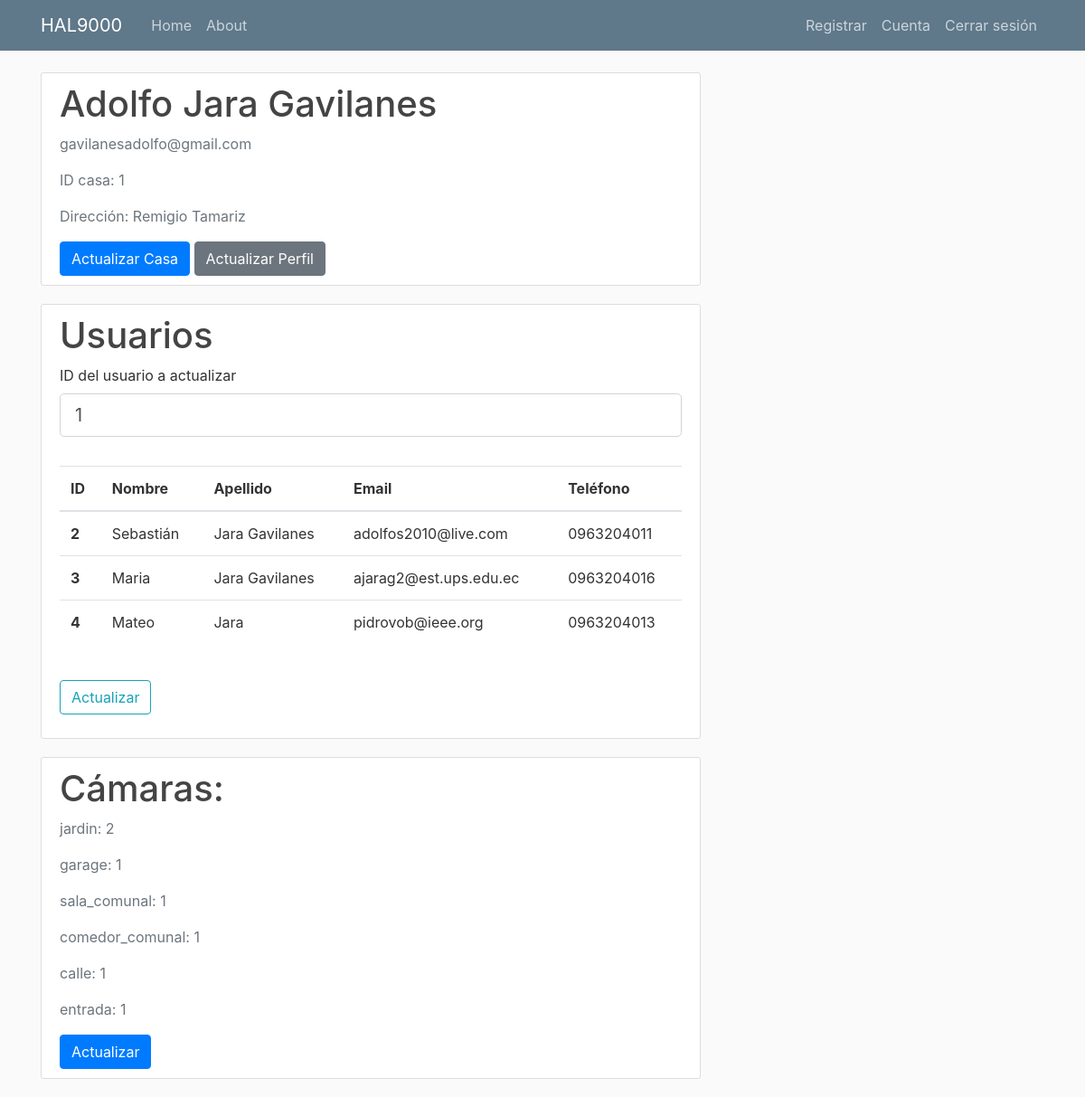
The page /cuenta (signed in) on the database its author committed.
### bot_backend/models.py (models this page shows, shortened)
class Usuario(db.Model, UserMixin):
    id = db.Column(db.Integer, primary_key=True)
    nombre = db.Column(db.String(75), nullable=False)
    apellido = db.Column(db.String(75), nullable=False)
    email = db.Column(db.String(120), nullable=False)
    password = db.Column(db.String(100), nullable=False)
    tipo = db.Column(db.String(20), nullable=False)
    telefono = db.Column(db.String(20), nullable=False)
    telegram_chat_id = db.Column(db.String(20), nullable=True)
    casa_id = db.Column(db.Integer, db.ForeignKey("casa.id"), nullable=True)

class Casa(db.Model):
    id = db.Column(db.Integer, primary_key=True)
    direccion = db.Column(db.String(150), nullable=False)
    numero_direccion = db.Column(db.String(12), nullable=False)
    usuarios = db.relationship('Usuario', backref='casa', lazy=True)
    camaras = db.relationship('Camara', backref="camara", lazy=True)

class Camara(db.Model):
    id = db.Column(db.Integer, primary_key=True)
    ubicacion = db.Column(db.String(150), nullable=False)
    casa_id = db.Column(db.Integer, db.ForeignKey("casa.id"), nullable=False)

### bot_backend/routes.py (the view, shortened to what this page needs)
@app.route("/cuenta", methods=['POST', "GET"])
@login_required
def cuenta():
    casa_cu = Casa.query.filter_by(id=current_user.casa_id).first()
    camaras = {}
    usuarios = []
    if casa_cu != None:
        for cam in range(len(casa_cu.camaras)):
            if cam == 0:
                camaras[casa_cu.camaras[cam].ubicacion] = 1
            else:
                if camaras.get(casa_cu.camaras[cam].ubicacion) != None:
                    camaras[casa_cu.camaras[cam].ubicacion] = camaras[casa_cu.camaras[cam].ubicacion]+1
                else:
                    camaras[casa_cu.camaras[cam].ubicacion] = 1
        for us in casa_cu.usuarios:
            if us.id != current_user.id:
                usuarios.append(us)
    form = EscogerUsuarioActualizar()
    return render_template("cuenta.html", title="Cuenta", casa_cu=casa_cu, camaras=camaras, usuarios=usuarios, form=form)

### bot_backend/forms.py
class EscogerUsuarioActualizar(FlaskForm):
    id = IntegerField("ID del usuario a actualizar", validators=[DataRequired(),NumberRange(min=1, max=10000, message='Invalid length')],default=1)
    submit = SubmitField("Actualizar")

### bot_backend/models.py (called while the page is built)
@login_manager.user_loader
def load_user(usuario_id):
    return Usuario.query.get(int(usuario_id))

### bot_backend/templates/cuenta.html (shortened to what this page needs)
{% extends "layout.html" %}
{% block content %}
<div class="content-section">
    <div class="media">
        <div class="media-body">
            <h2 class="account-heading">{{ current_user.nombre }} {{ current_user.apellido }}</h2>
            <p class="text-secondary">{{ current_user.email }}</p>
            <p class="text-secondary">ID casa: {{ casa_cu.id }}</p>
            <p class="text-secondary">Dirección: {{ casa_cu.direccion }}</p>
        </div>
    </div>
    {% if current_user.casa_id != None %}
    <a class="btn btn-primary" role="button" href="{{ url_for('actualizarCasa') }}">Actualizar Casa</a>
    {% endif %}
    <a class="btn btn-secondary" role="button" href="{{ url_for('actualizarUsuarioPrincipal') }}">Actualizar Perfil</a>
</div>
{% if usuarios != [] %}
<div class="content-section">
    <h2 class="account-heading">Usuarios</h2>
    <form method="POST" action="">
        <fieldset class="form-group">
            <div class="form-group">
                {{ form.id.label(class="form-control-label") }}
                {% if form.id.errors %}
                {{ form.id(class="form-control form-control-lg is-invalid") }}
                <div class="invalid-feedback">
                    {% for error in form.id.errors %}
                    <span>{{ error }}</span>
                    {% endfor %}
                </div>
                {% else %}
                {{ form.id(class="form-control form-control-lg") }}
                {% endif %}
            </div>
        </fieldset>
        <table id="table" class="table table-hover" data-toggle="table" data-pagination="true" data-search="true">
            <thead>
                <tr>
                    <th scope="col">ID</th>
                    <th scope="col">Nombre</th>
                    <th scope="col">Apellido</th>
                    <th scope="col">Email</th>
                    <th scope="col">Teléfono</th>
                </tr>
            </thead>
            <tbody>
                {% for estu in usuarios %}
                <tr>
                    <th scope="row">{{ estu.id }}</th>
                    <td>{{ estu.nombre }}</td>
                    <td>{{ estu.apellido }}</td>
                    <td>{{ estu.email }}</td>
                    <td>{{ estu.telefono }}</td>
                </tr>
                {% endfor %}
            </tbody>
        </table>
        <br>
        <div class="form-group">
            {{ form.submit(class="btn btn-outline-info") }}
        </div>
    </form>
</div>
{% endif %}
{% if camaras|length != 0%}
<div class="content-section">
    <div class="media">
        <div class="media-body">
            <h2 class="account-heading">Cámaras:</h2>
            {% for k,v in camaras.items() %}
            <p class="text-secondary">{{k}}: {{v}} </p>
            {% endfor %}
        </div>
    </div>
    <a class="btn btn-primary" role="button" href="{{ url_for('actualizarCamaras') }}">Actualizar</a>
</div>
{% endif %}
{% endblock content %}

### bot_backend/templates/layout.html (shortened to what this page needs)
<!DOCTYPE html>
<html lang="en">
<head>
  <link rel="stylesheet" href="https://maxcdn.bootstrapcdn.com/bootstrap/4.0.0/css/bootstrap.min.css"
>
  <link rel="stylesheet" type="text/css" href="{{ url_for('static', filename='main.css') }}">
</head>
<body>
  <header class="site-header">
    <nav class="navbar navbar-expand-md navbar-dark bg-steel fixed-top">
      <div class="container">
        <a class="navbar-brand mr-4" href="/">HAL9000</a>
        <div class="collapse navbar-collapse" id="navbarToggle">
          <div class="navbar-nav mr-auto">
            <a class="nav-item nav-link" href="{{ url_for('home') }}">Home</a>
            <a class="nav-item nav-link" href="{{ url_for('about') }}">About</a>
          </div>
          <div class="navbar-nav">
            {% if current_user.is_authenticated %}
            <a class="nav-item nav-link" href="{{ url_for('registrarUsuarioSecundario') }}">Registrar</a>
            <a class="nav-item nav-link" href="{{ url_for('cuenta') }}">Cuenta</a>
            <a class="nav-item nav-link" href="{{ url_for('logout') }}">Cerrar sesión</a>
            {% else %}
            <a class="nav-item nav-link" href="{{ url_for('login') }}">Iniciar sesión</a>
            <a class="nav-item nav-link" href="{{ url_for('registrarUsuarioPrimario') }}">Registrar</a>
            {% endif %}
          </div>
        </div>
      </div>
    </nav>
  </header>
  <main role="main" class="container">
    <div class="row">
      <div class="col-md-8">
        {% block content %}{% endblock %}
      </div>
    </div>
  </main>
</body>
</html>

### bot_backend/static/main.css (style rules this page uses)
body { background: #fafafa; color: #333333; margin-top: 5rem; }
h1, h2, h3, h4, h5, h6 { color: #444444; }
.bg-steel { background-color: #5f788a; }
.site-header .navbar-nav .nav-link { color: #cbd5db; }
.content-section { background: #ffffff; padding: 10px 20px; border: 1px solid #dddddd; border-radius: 3px; margin-bottom: 20px; }
.account-heading { font-size: 2.5rem; }

### rows shown on the page
Usuario: nombre "Adolfo", apellido "Jara Gavilanes", email "gavilanesadolfo@gmail.com"
Casa: id "1", direccion "Remigio Tamariz"
Usuario: id "2", nombre "Sebastián", apellido "Jara Gavilanes", email "adolfos2010@live.com", telefono "0963204011"
Usuario: id "3", nombre "Maria", apellido "Jara Gavilanes", email "ajarag2@est.ups.edu.ec", telefono "0963204016"
Usuario: id "4", nombre "Mateo", apellido "Jara", email "pidrovob@ieee.org", telefono "0963204013"
Camara: ubicacion "jardin", v "2"
Camara: ubicacion "garage", casa "1"
Camara: ubicacion "sala_comunal", casa "1"
Camara: ubicacion "comedor_comunal", casa "1"
Camara: ubicacion "calle", casa "1"
Camara: ubicacion "entrada", casa "1"
